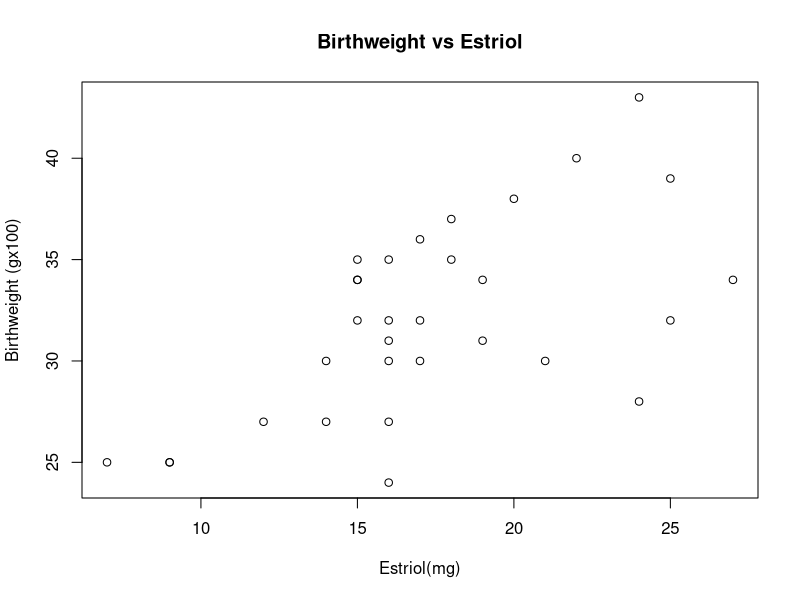
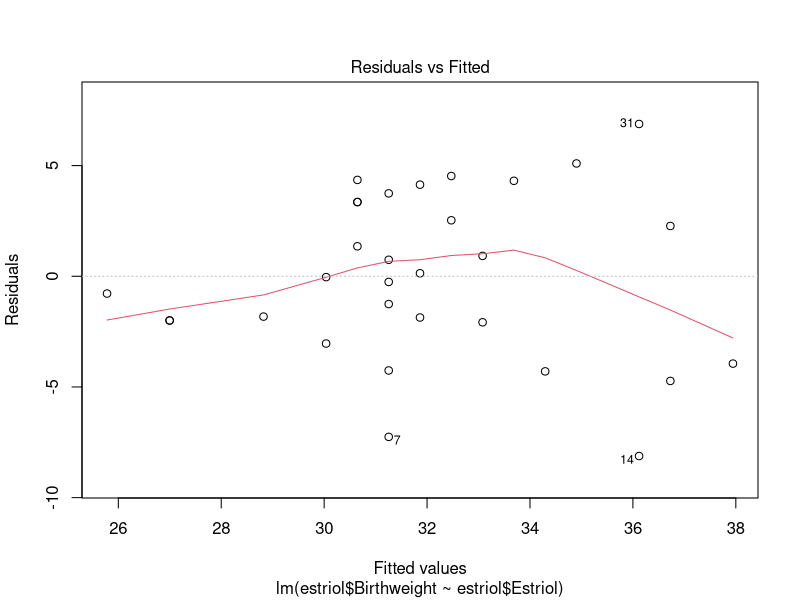
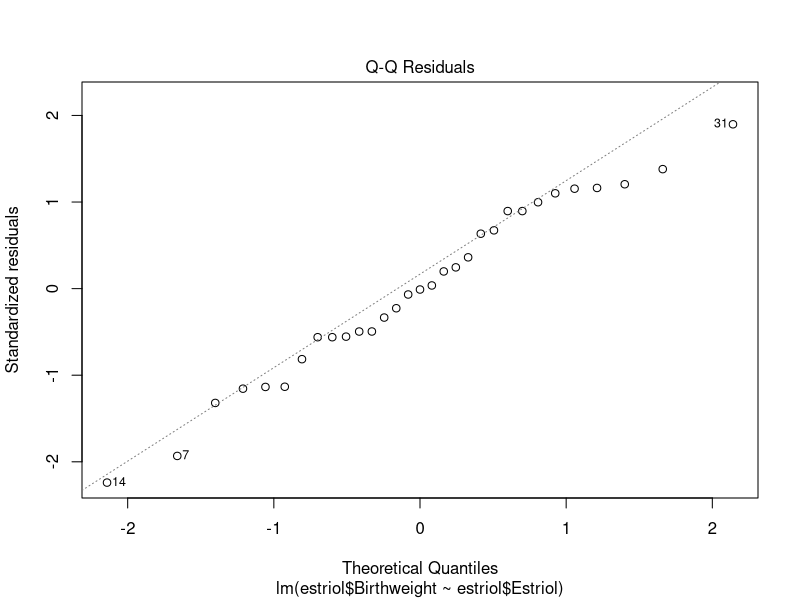
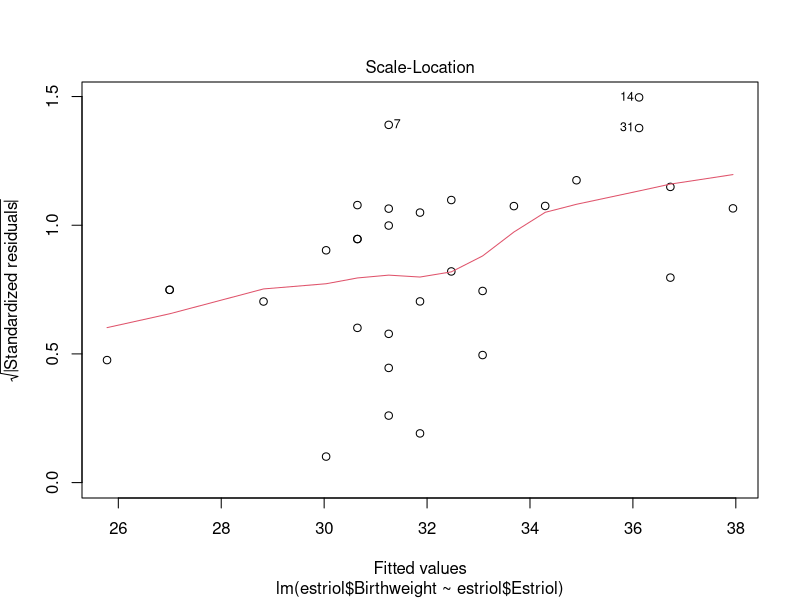
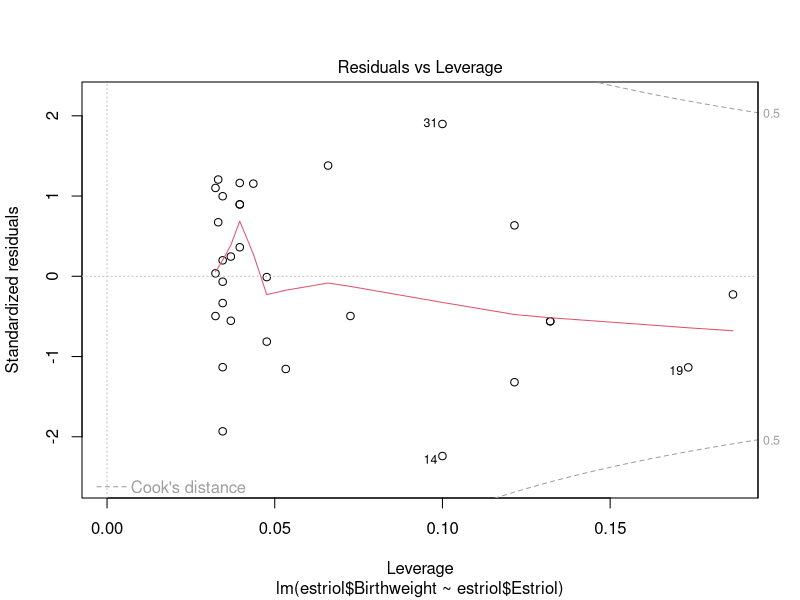
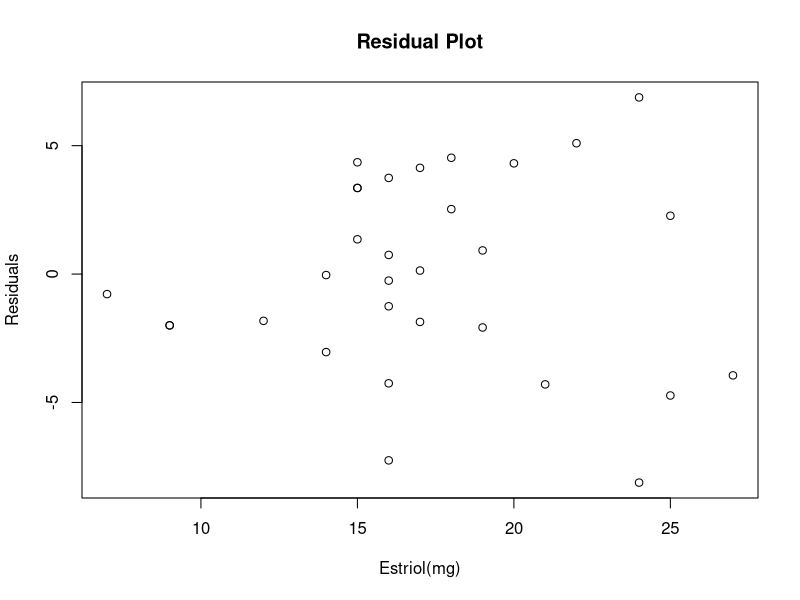
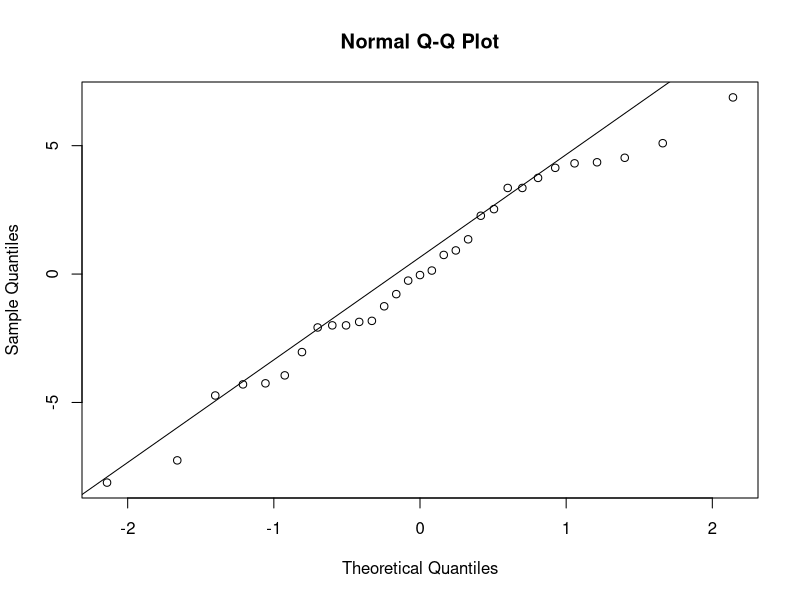

Here is the R script that generated these plots, in order:
## Regression model for dependence of baby's birthweight on estriol in mother's blood

# Read in the data (make sure working directory is set to location of file)
estriol=read.table("estriol.txt",header=TRUE)

# Plot birthweight against estriol
plot(estriol$Estriol,estriol$Birthweight,xlab="Estriol(mg)",ylab="Birthweight (gx100)",main="Birthweight vs Estriol")

# Use lm to fit regression line
fit=lm(estriol$Birthweight ~ estriol$Estriol)
summary(fit)  # Summary of regression results
plot(fit)     # Diagnostic plots from lm object

# Residual plot "by hand"
plot(estriol$Estriol,fit$residuals,xlab="Estriol(mg)",ylab="Residuals",main="Residual Plot")
qqnorm(fit$residuals)   #Normal linear model
qqline(fit$residuals)

# Statistics calculated 
x=estriol$Estriol
y=estriol$Birthweight
xbar=mean(x)
ybar=mean(y)
n=length(x)
sxx=sum((x-xbar)^2)
sxy=sum((x-xbar)*(y-ybar))

b = sxy/sxx            # slope estimate calculated "by hand"
a = ybar - b*xbar      # intercept estimate calculated "by hand"
see = sum((y - a - b*x)^2)   # error sum of squares

# Posterior predictive distribution for baby if mother has 19mg estriol
xnew = 19
pred.center = a + b*xnew
pred.spread = sqrt(((xnew-xbar)^2/sxx + 1/n + 1)*see/(n-2))
pred.df = n-2

### Three different predictive intervals; all should be very similar

# Exact credible interval for prediction @ 19 mg 
pred.center + qt(c(0.05,0.95),pred.df)*pred.spread

# Simulate predictive distribution for x=19 using t distribution
pred_19a = 33.08 + 3.89*rt(1000,29)
quantile(pred_19a,c(0.05,0.95))

# Simulate predictive distribution for x=19 using gamma and normal
rho=rgamma(1000,shape=14.5,scale=0.0047)
eta=rnorm(1000,32,sqrt(1/(31*rho)))
beta=rnorm(1000, 0.608, sqrt(1/(677.42*rho)))
pred_19b=rnorm(1000,eta+beta*(19-17.23),sqrt(1/rho))
quantile(pred_19b,c(0.05,0.95))



